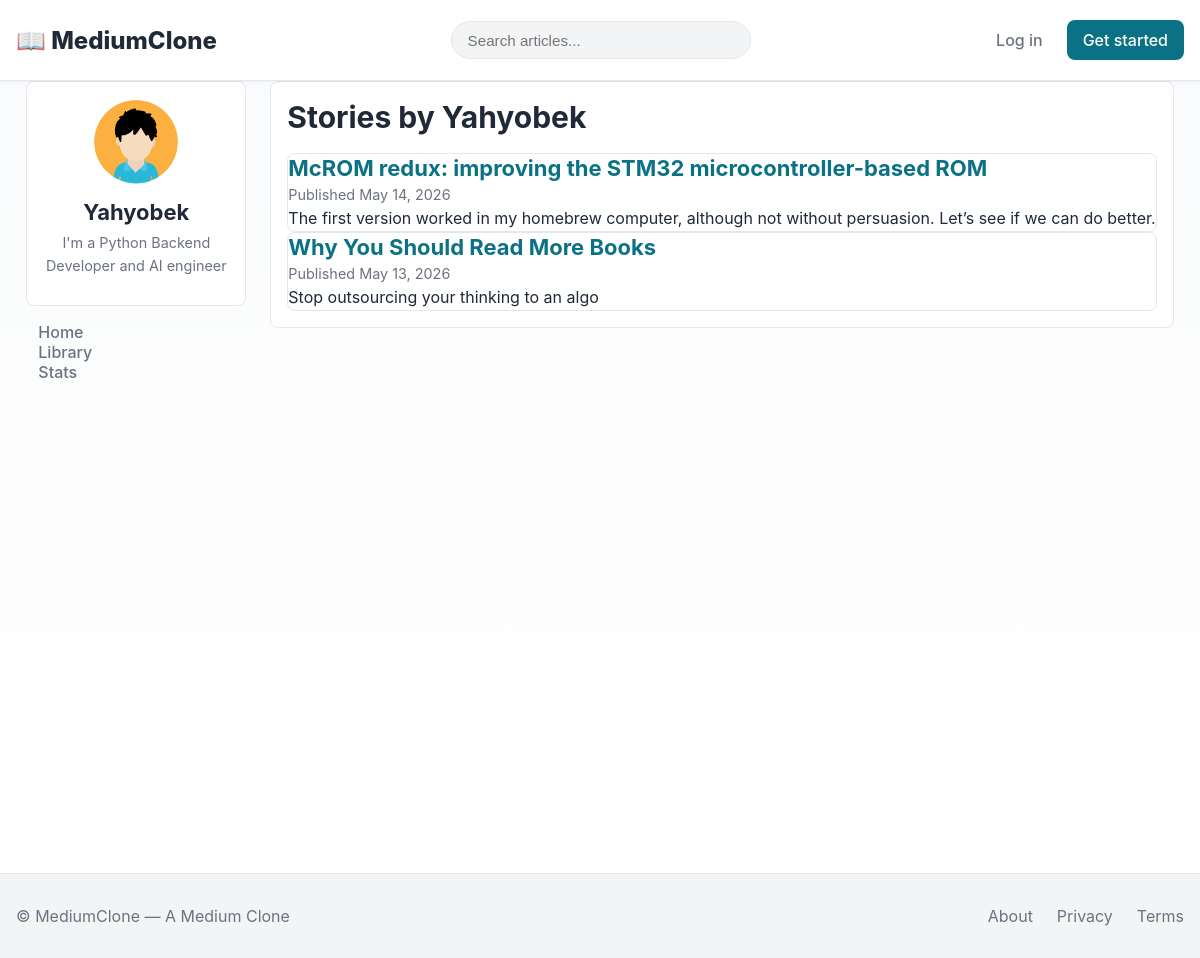
Page /accounts/profile/Yahyobek/ on the earlier database version.
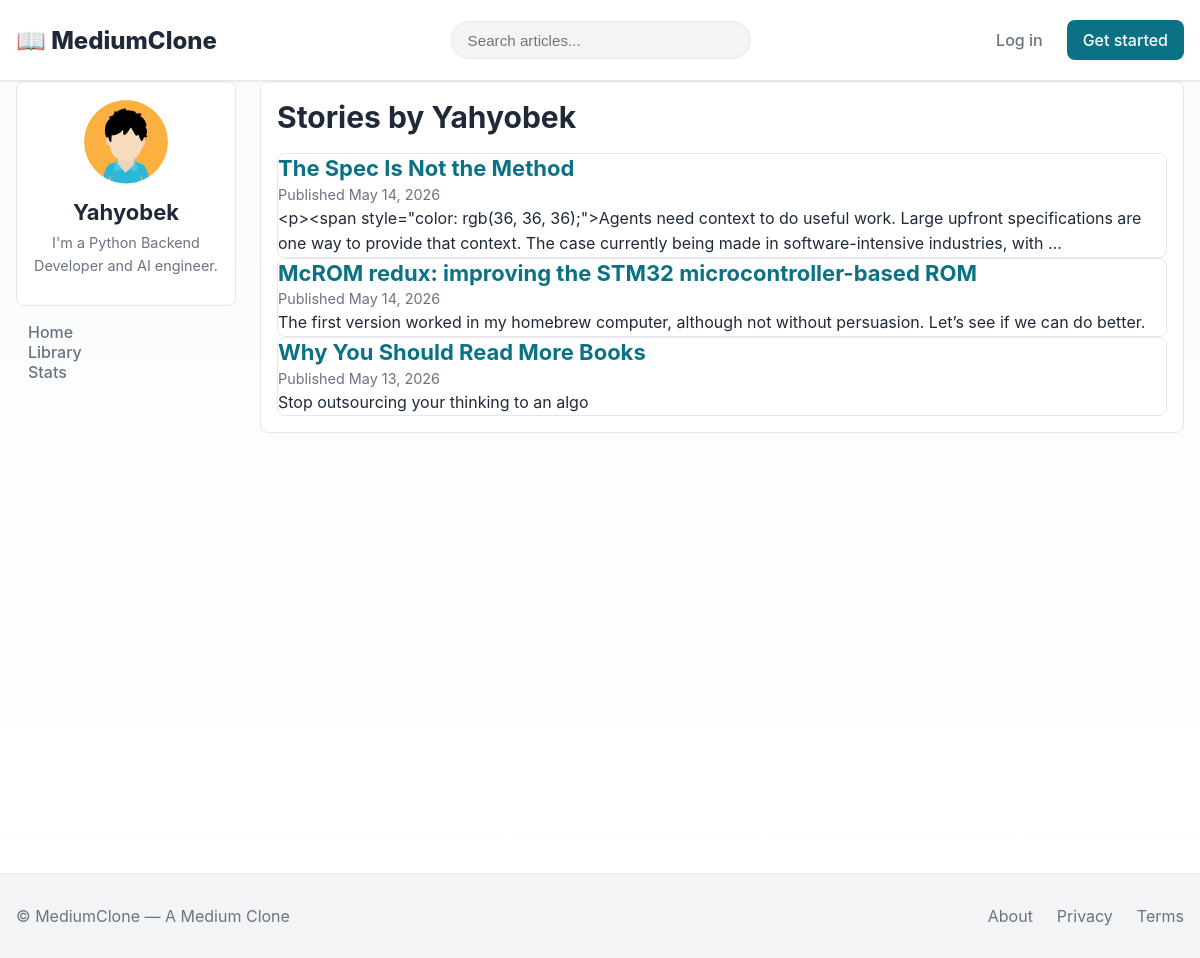
Same page on the later database version.
### accounts/models.py (models this page shows, shortened)
class CustomUser(AbstractUser):
    bio = models.TextField(blank=True)
    avatar = models.ImageField(upload_to="avatars/", blank=True, null=True)
    website = models.URLField(blank=True)

### articles/models.py (models this page shows, shortened)
class Article(models.Model):
    STATUS_CHOICES = (("draft", "Draft"), ("published", "Published"))
    author = models.ForeignKey(settings.AUTH_USER_MODEL, on_delete=models.CASCADE, related_name="articles")
    title = models.CharField(max_length=255)
    slug = models.SlugField(max_length=300, unique=True, blank=True)
    body = models.TextField()
    excerpt = models.TextField(blank=True)
    status = models.CharField(max_length=10, choices=STATUS_CHOICES, default="draft")
    tags = models.ManyToManyField(Tag, blank=True, related_name="articles")
    is_member_only = models.BooleanField(
        default=False,
        help_text="Only followers can read this article"
    )
    cover_image = models.ImageField(upload_to="article_covers/", blank=True, null=True)
    views_count = models.PositiveIntegerField(default=0)
    created_at = models.DateTimeField(auto_now_add=True)
    updated_at = models.DateTimeField(auto_now=True)
    published_at = models.DateTimeField(blank=True, null=True)
    class Meta:
        ordering = ["-published_at", "-created_at"]
        indexes = [models.Index(fields=["-published_at", "status"])]
    def get_absolute_url(self):
        return reverse("articles:detail", kwargs={"slug": self.slug})

### accounts/views.py (the view)
# urls.py: path("profile/<str:username>/", views.profile_view, name="profile"),
def profile_view(request, username):
    user_obj = get_object_or_404(CustomUser, username=username)
    published_articles = user_obj.articles.filter(status='published')
    is_following = False
    if request.user.is_authenticated and request.user != user_obj:
        is_following = UserFollowing.objects.filter(
            follower=request.user, following=user_obj
        ).exists()
    stats = {
        "articles_count": published_articles.count(),  # Faqat chop etilganlarini sanash uchun
        "followers_count": user_obj.followers.count(),
        "bookmarks_count": user_obj.bookmarks.count() if hasattr(user_obj, "bookmarks") else 0,
    }
    return render(request, "accounts/profile.html", {
        "profile_user": user_obj,
        "articles": published_articles,  # Yangi o'zgaruvchi
        "stats": stats,
        'is_following': is_following,
    })

### accounts/templates/accounts/profile.html (shortened to what this page needs)
{% extends "core/base.html" %}
{% block content %}
<div class="profile-page container" style="display:flex;gap:1.5rem">
  <aside class="profile-aside" style="width:220px">
    <div class="card" style="padding:1rem;text-align:center">
      {% if profile_user.avatar %}
        <img src="{{ profile_user.avatar.url }}" alt="{{ profile_user.username }}" style="width:88px;height:88px;border-radius:50%;object-fit:cover">
      {% else %}
        <div style="width:88px;height:88px;border-radius:50%;background:#e6f3f2;display:flex;align-items:center;justify-content:center;font-weight:700;color:#0b5f6b">{{ profile_user.username|slice:":1"|upper }}</div>
      {% endif %}
      <h3 style="margin:.5rem 0 0">{{ profile_user.username }}</h3>
      <p class="hint" style="margin:.25rem 0 0">{{ profile_user.bio }}</p>
    </div>
    <nav style="margin-top:1rem">
      <ul style="list-style:none;padding:0;margin:0">
        <li><a href="{% url 'core:home' %}" class="nav-link">Home</a></li>
        <li><a href="{% url 'interactions:library' %}" class="nav-link">Library</a></li>
        <li><a href="{% url 'stats:dashboard' %}" class="nav-link">Stats</a></li>
      </ul>
    </nav>
  </aside>
  <main style="flex:1">
    <div class="card" style="padding:1rem">
      <h2>Stories by {{ profile_user.username }}</h2>
      <div class="articles-grid" style="margin-top:1rem">
        {% for a in articles %}
          <article class="card">
            <h3><a href="{{ a.get_absolute_url }}">{{ a.title }}</a></h3>
            <p class="meta">Published {{ a.published_at|date:"M j, Y" }}</p>
            <p>{{ a.excerpt|default:a.body|truncatewords:30 }}</p>
          </article>
        {% empty %}
          <p>No published stories yet.</p>
        {% endfor %}
      </div>
    </div>
  </main>
</div>
{% endblock %}

Differences in the rows shown:
changed CustomUser "Yahyobek": bio "I'm a Python Backend Developer and AI engineer" → "I'm a Python Backend Developer and AI engineer."
added Article: title "The Spec Is Not the Method", published_at "May 14, 2026", excerpt "<p><span style=\"color: rgb(36, 36, 36);\">Agents need context to do useful work. Large upfront specifications are one way to provide that context. The case currently being made in software-intensive industries, with …"
